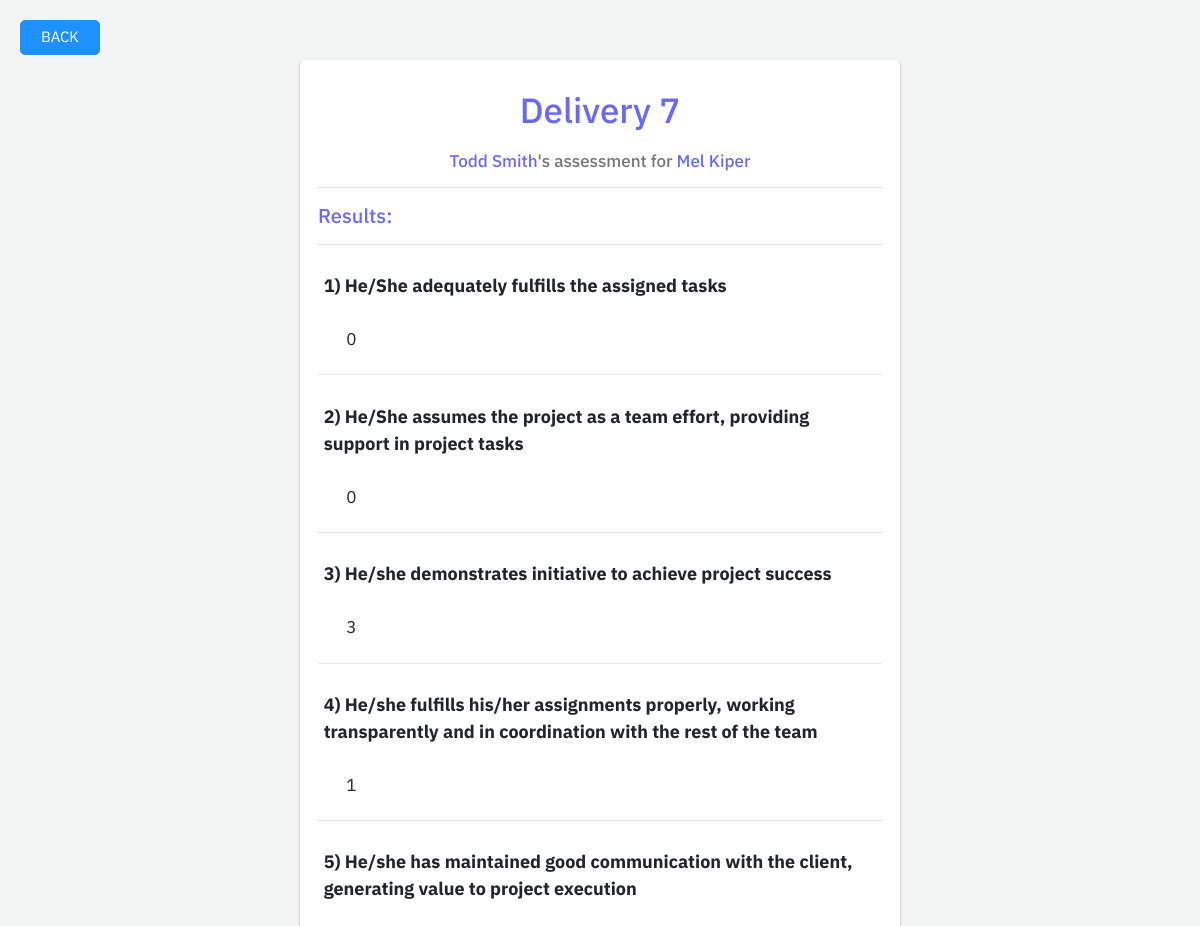
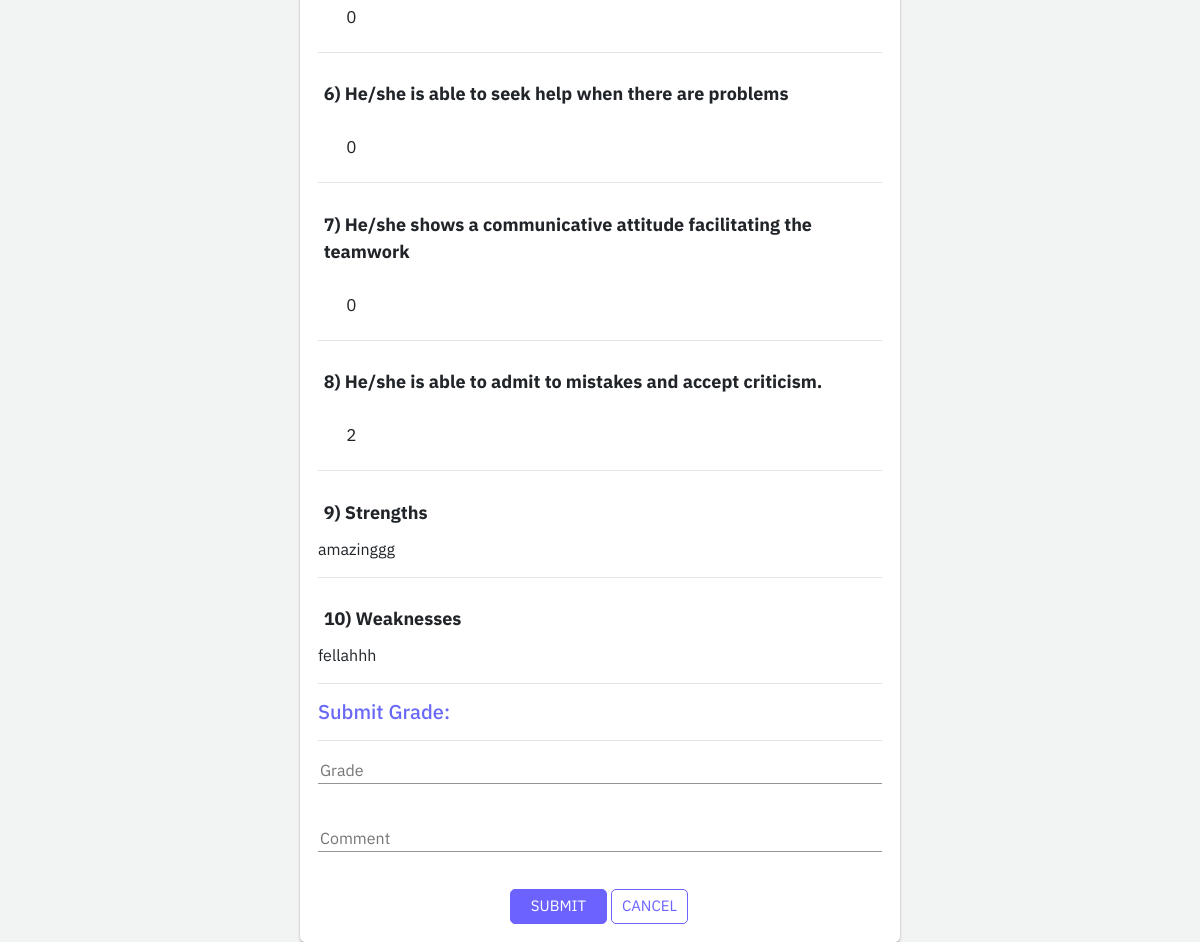
Screenshot of /4/all-assessments/28 with the database file from the repository (2 pictures, top to bottom).
### accounts/models.py (models this page shows, shortened)
class Assessment_Completion(models.Model):
    user = models.ForeignKey('User',on_delete=models.CASCADE,related_name='user_assessment')
    assessment = models.ForeignKey('Peer_Assessment',on_delete=models.CASCADE,related_name="assessment_name")
    is_completed = models.BooleanField(default = False)
    student = models.ForeignKey('User',on_delete=models.CASCADE,related_name='student_assessment', default="")
    course = models.ForeignKey('Course',on_delete=models.CASCADE,related_name='completion_courses', default="")
    class Meta:
        constraints = [
            models.UniqueConstraint(fields=['user','assessment','student','course'],name = 'unique_assessment_completion'),
        ]

class Peer_Assessment(models.Model):
    name = models.CharField(max_length = 200,default="")
    start_date = models.DateTimeField(default = "")
    end_date = models.DateTimeField(default = "")
    is_published = models.BooleanField(default=False)
    def __str__(self):
        return self.name

class User(AbstractBaseUser,PermissionsMixin):
    name = models.CharField(max_length = 30)
    surname = models.CharField(max_length = 30)
    email = models.EmailField(max_length = 100,unique = True)
    eagle_id = models.IntegerField(unique = True)
    is_active = models.BooleanField(default=True)
    is_staff = models.BooleanField(default = False)
    objects = MyUserManager() #enables access to the methods written for managin permissions and accessing data
    USERNAME_FIELD = 'email'
    REQUIRED_FIELDS = ['name','surname','eagle_id']

class Answer(models.Model):
    answer = models.TextField(default="", blank=True)
    question = models.ForeignKey('Question',on_delete=models.CASCADE,related_name='question_answer')
    user = models.ForeignKey('User',on_delete=models.CASCADE,related_name='user_answer')
    student = models.ForeignKey('User',on_delete=models.CASCADE,related_name='student_answer', default="")
    score = models.PositiveIntegerField(default=0, blank=True)
    assessment_completion = models.ForeignKey('Assessment_Completion',on_delete=models.CASCADE,related_name='answer_completion', default="")
    class Meta:
        constraints = [
            models.UniqueConstraint(fields=['question','user','student','assessment_completion'],name = 'unique_answer'),
        ]

class Question(models.Model):
    question = models.CharField(max_length = 1000)
    is_open_ended = models.BooleanField(default=False)

### backend/views.py (the view)
# urls.py: path('<int:course_id>/all-assessments/<int:assessment_completion_id>', views.grade_assessment_home, name='grade-assessment-home'),
def grade_assessment_home(request, course_id, assessment_completion_id):
    course = get_object_or_404(Course, id=course_id)
    assessments = Assessment_Completion.objects.filter(id=assessment_completion_id).select_related('user', 'assessment')
    assessment = assessments[0]
    instructor_assessment = Instructor_Assessment.objects.get(assessment_completion = assessment)
    answers = Answer.objects.filter(user=assessment.user, student=assessment.student, assessment_completion = assessment).select_related('question')
    return render(request, 'backend/grade-assessments.html', {'course': course,
        'answers': answers, 'instructor_assessment': instructor_assessment,
        'assessment': assessment})
    args = {'message': storage}

### backend/templates/backend/grade-assessments.html (shortened to what this page needs)
<!DOCTYPE html>
<html lang="en" dir="ltr">
<head>
  {% load static %}
  <link rel="stylesheet" href="https://stackpath.bootstrapcdn.com/bootstrap/4.4.1/css/bootstrap.min.css">
  <link rel="stylesheet" href="{% static 'backend/globals.css' %}">
  <link rel="stylesheet" href="{% static 'backend/assess-peer.css' %}">
</head>
<body>
  <div class="assessment-popup popup border-shadow">
    <h3 class="popup-header">{{ assessment.assessment }}</h3>
    <h4 class="popup-subheader"><span style="color:#6a68f6;">{{ assessment.user.name }} {{ assessment.user.surname }}</span>'s assessment for <span style="color:#6a68f6;">{{ assessment.student.name }} {{ assessment.student.surname }}</span></h4>
    <hr>
    <h4 class="section-header">Results: </h4>
    <form action="{% url 'grade-assessment' course.id assessment.id %}" method="post">
      {% for answer in answers %}
      <hr>
      <strong>
        <p class="question-text">{{ forloop.counter }}) {{ answer.question.question }}</p>
      </strong>
      {% if answer.question.is_open_ended %}
      <p class="answer-text"> {{ answer.answer }}</p>
      {% else %}
      <p class="score-text"> {{ answer.score }}</p>
      {% endif %}
      {% endfor %}
      <hr>
      <h4 class="section-header">Submit Grade: </h4>
      <hr>
      <input class="grade-input" name="grade" type="text" placeholder="Grade"><br><br>
      <input class="comment-input" name="comment" type="text" placeholder="Comment">
      <input id="submit-student" class="change-password-btn btn btn-link" type="submit" value="SUBMIT">
      <input id="cancel-student" class="logout-btn btn btn-link" type="button" value="CANCEL">
  </form>
  </div>
  <a class="courses-btn" href="{% url 'all-assessments' course.id %}">BACK</a>
</body>
</html>

### backend/static/backend/globals.css (style rules this page uses)
html, body { max-width: 100%; overflow-x: hidden; overflow-y: visible; }
html { height: 100%; }
body { font-family: 'IBM Plex Sans', sans-serif; background-color: #F2F4F4; min-width: 100%; height: 100%; }
.border-shadow { -webkit-box-shadow: 0 1px 3px rgba(0, 0, 0, 0.12), 0 1px 2px rgba(0, 0, 0, 0.24); -moz-box-shadow: 0 1px 3px rgba(0, 0, 0, 0.12), 0 1px 2px rgba(0, 0, 0, 0.24); -ms-box-shadow: 0 1px 3px rgba(0, 0, 0, 0.12), 0 1px 2px rgba(0, 0, 0, 0.24); -o-box-shadow: 0 1px 3px rgba(0, 0, 0, 0.12), 0 1px 2px rgba(0, 0, 0, 0.24); box-shadow: 0 1px 3px rgba(0, 0, 0, 0.12), 0 1px 2px rgba(0, 0, 0, 0.24); -webkit-transition: all 0.25s ease-in-out; -moz-transition: all 0.25s ease-in-out; -ms-transition: all 0.25s ease-in-out; -o-transition: all 0.25s ease-in-out; transition: all 0.25s ease-in-out; }
.logout-btn { position: absolute; top: 0; right: 40px; margin-top: 20px; border: 1px solid; padding: 5px 10px; border-color: #6C63FF; border-radius: 5px; font-size: 15px; color: #6C63FF; }
.change-password-btn { position: absolute; top: 0; right: 140px; margin-top: 20px; border: 1px solid; padding: 5px 20px; border-color: #6C63FF; border-radius: 5px; font-size: 15px; background-color: #6C63FF; color: white; overflow: hidden; white-space: nowrap; }
.courses-btn { position: absolute; top: 0; left: 20px; margin-top: 20px; border: 1px solid; padding: 5px 20px; border-color: dodgerblue; border-radius: 5px; font-size: 15px; background-color: dodgerblue; color: white; overflow: hidden; white-space: nowrap; }
input[type="text"] { background-color: transparent; color: #949494; outline: none; outline-style: none; border-top: none; border-left: none; border-right: none; border-bottom: solid #949494 1px; margin-bottom: 3%; width: 100%; }
.popup { position: absolute; top: 10%; z-index: 100; background-color: white; padding: 1.5% ; width: 400px; left: 40%; border-radius: 5px; }

### backend/static/backend/assess-peer.css (style rules this page uses)
.popup-header { font-size: 35px; padding: 2% 0; color: #6a68f6; text-align: center; }
.popup { width: 50%; left: 25%; top: 0; margin: 5% 0; }
.popup-subheader { color: #757575; font-size: 17px; text-align: center; }
.question-text { font-size: 18px; margin: 0; padding: 2% 1%; }
.score-text { font-weight: 400; font-size: 17px; padding: 3% 5% 1% 5%; }
#submit-student, #cancel-student { position: relative; right: 0; left: 34%; }
.section-header { color: #6a68f6; font-size: 20px; }

### rows the page displays
Assessment_Completion: assessment "Delivery 7", user.name "Todd", user.surname "Smith", student.name "Mel", student.surname "Kiper"
Answer: question.question "He/She adequately fulfills the assigned tasks", score "0"
Answer: question.question "He/She assumes the project as a team effort, providing support in project tasks", score "0"
Answer: question.question "He/she demonstrates initiative to achieve project success", score "3"
Answer: question.question "He/she fulfills his/her assignments properly, working transparently and in coordination with the rest of the team", score "1"
Answer: question.question "He/she has maintained good communication with the client, generating value to project execution", score "0"
Answer: question.question "He/she is able to seek help when there are problems", score "0"
Answer: question.question "He/she shows a communicative attitude facilitating the teamwork", score "0"
Answer: question.question "He/she is able to admit to mistakes and accept criticism.", score "2"
Answer: question.question "Strengths", answer "amazinggg"
Answer: question.question "Weaknesses", answer "fellahhh"
